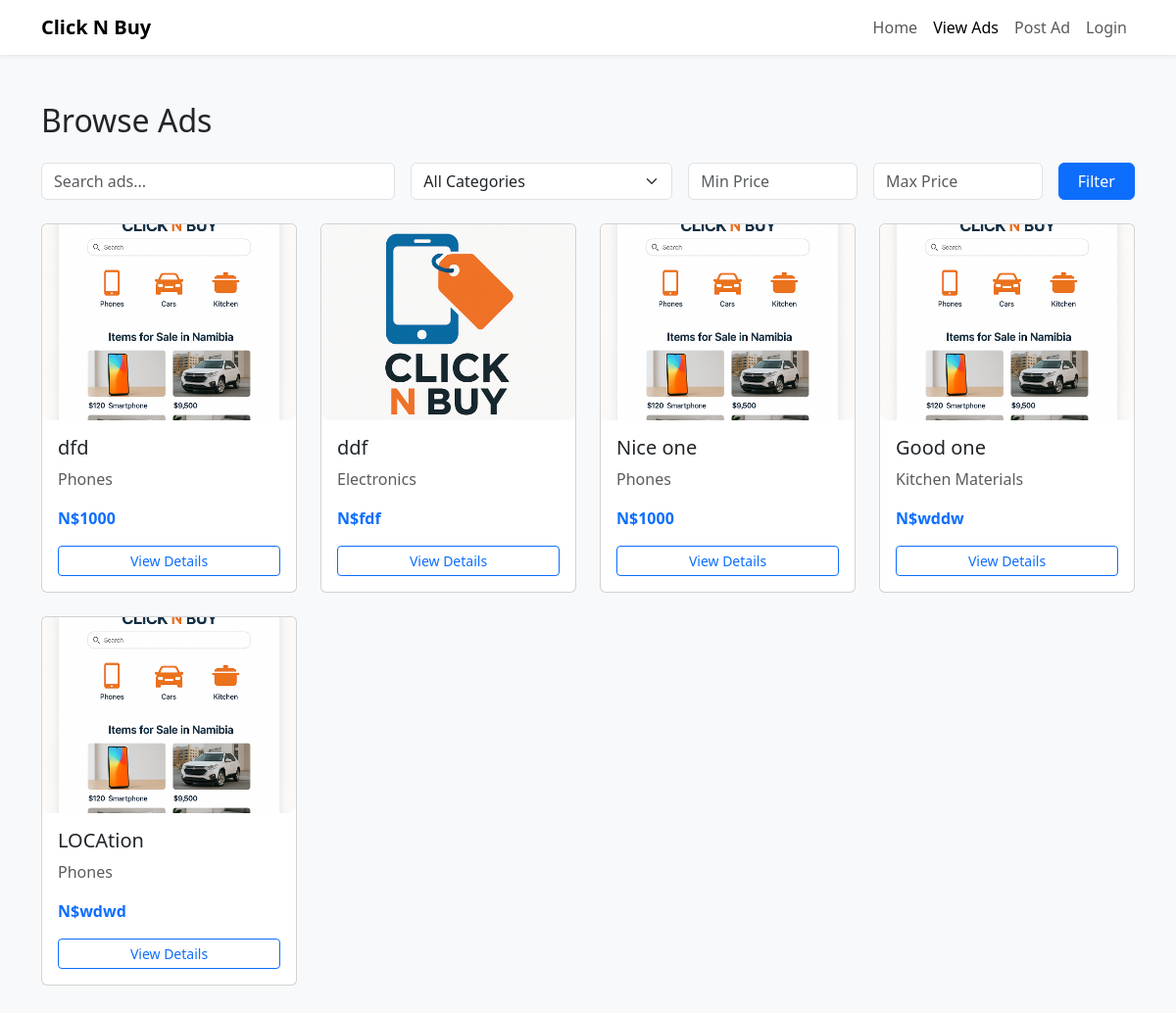
The page /ads on the database its author committed.
### app.py (models this page shows)
class Ad(db.Model):
    id = db.Column(db.Integer, primary_key=True)
    id = db.Column(db.Integer, primary_key=True)
    title = db.Column(db.String(100))
    description = db.Column(db.Text)
    price = db.Column(db.String(50))
    category = db.Column(db.String(50))
    contact = db.Column(db.String(100))
    location = db.Column(db.String(100))
    user_id = db.Column(db.Integer, db.ForeignKey('user.id'), nullable=False)
    is_sold = db.Column(db.Boolean, default=False)  # New field to mark as sold
    images = db.relationship('Image', backref='ad', lazy=True, cascade="all, delete-orphan")
    is_sold = db.Column(db.Boolean, default=False)

class Image(db.Model):
    id = db.Column(db.Integer, primary_key=True)
    filename = db.Column(db.String(100), nullable=False)
    ad_id = db.Column(db.Integer, db.ForeignKey('ad.id'), nullable=False)

### app.py (the view)
@app.route('/ads')
def show_ads():
    query = request.args.get('q', '').strip().lower()
    selected_category = request.args.get('category', '')
    ads = Ad.query
    if query:
        ads = ads.filter(
            (Ad.title.ilike(f"%{query}%")) |
            (Ad.description.ilike(f"%{query}%"))
        )
    if selected_category:
        ads = ads.filter_by(category=selected_category)
    all_categories = db.session.query(Ad.category).distinct().all()
    categories = sorted(set(cat for (cat,) in all_categories if cat))
    return render_template('ads.html', ads=ads.all(), categories=categories)

### templates/ads.html (shortened to what this page needs)
<!DOCTYPE html>
<html lang="en">
<head>
  <link href="https://cdn.jsdelivr.net/npm/bootstrap@5.3.3/dist/css/bootstrap.min.css" rel="stylesheet" />
</head>
<body class="bg-light">
<nav class="navbar navbar-expand-lg navbar-light bg-white shadow-sm">
  <div class="container">
    <a class="navbar-brand fw-bold" href="{{ url_for('home') }}">Click N Buy</a>
    <div class="collapse navbar-collapse justify-content-end" id="navbarNav">
      <ul class="navbar-nav">
        <li class="nav-item"><a class="nav-link" href="{{ url_for('home') }}">Home</a></li>
        <li class="nav-item"><a class="nav-link active" href="{{ url_for('show_ads') }}">View Ads</a></li>
        <li class="nav-item"><a class="nav-link" href="{{ url_for('post_ad') }}">Post Ad</a></li>
        {% if session.get('user_id') %}
        <li class="nav-item"><a class="nav-link" href="{{ url_for('profile') }}">Profile</a></li>
        <li class="nav-item"><a class="nav-link" href="{{ url_for('logout') }}">Logout</a></li>
        {% else %}
        <li class="nav-item"><a class="nav-link" href="{{ url_for('login') }}">Login</a></li>
        {% endif %}
      </ul>
    </div>
  </div>
</nav>
<div class="container my-5">
  <h2 class="mb-4">Browse Ads</h2>
  <form method="GET" action="{{ url_for('show_ads') }}" class="row g-3 mb-4">
    <div class="col-md-4">
      <input type="text" class="form-control" name="search" placeholder="Search ads..." value="{{ request.args.get('search', '') }}">
    </div>
    <div class="col-md-3">
      <select name="category" class="form-select" onchange="this.form.submit()">
        <option value="">All Categories</option>
      </select>
    </div>
    <div class="col-md-2">
      <input type="number" name="min_price" class="form-control" placeholder="Min Price" value="{{ request.args.get('min_price', '') }}">
    </div>
    <div class="col-md-2">
      <input type="number" name="max_price" class="form-control" placeholder="Max Price" value="{{ request.args.get('max_price', '') }}">
    </div>
    <div class="col-md-1 d-grid">
      <button type="submit" class="btn btn-primary">Filter</button>
    </div>
  </form>
  {% if ads %}
    <div class="row g-4">
      {% for ad in ads %}
        <div class="col-sm-6 col-md-4 col-lg-3">
          <div class="card h-100 card-position-relative">
            {% if ad.images %}
              <img src="{{ url_for('static', filename='uploads/' ~ ad.images[0].filename) }}" class="ad-image-preview" alt="Ad image">
            {% else %}
              <img src="{{ url_for('static', filename='images/default-ad.jpg') }}" class="ad-image-preview" alt="Default image">
            {% endif %}
            <div class="card-body d-flex flex-column">
              <h5 class="card-title">{{ ad.title }}</h5>
              <p class="card-text text-muted">{{ ad.category }}</p>
              <p class="fw-bold text-primary">N${{ ad.price }}</p>
              {% if ad.is_sold %}
                <button class="btn btn-secondary btn-sm mt-auto" disabled>Sold Out</button>
              {% else %}
                <a href="{{ url_for('ad_detail', ad_id=ad.id) }}" class="btn btn-sm btn-outline-primary mt-auto">View Details</a>
              {% endif %}
            </div>
          </div>
        </div>
      {% endfor %}
    </div>
  {% else %}
    <p>No ads found. Try different search or filters.</p>
  {% endif %}
</div>
</body>
</html>

### templates/ads.html (style rules this page uses)
.ad-image-preview { width: 100%; height: 200px; object-fit: cover; border-radius: 0.5rem; position: relative; }
.card-position-relative { position: relative; }

### rows shown on the page
Ad: filename (picture), title "dfd", category "Phones", price "1000"
Ad: filename (picture), title "ddf", category "Electronics", price "fdf"
Ad: filename (picture), title "Nice one", category "Phones", price "1000"
Ad: filename (picture), title "Good one", category "Kitchen Materials", price "wddw"
Ad: filename (picture), title "LOCAtion", category "Phones", price "wdwd"
